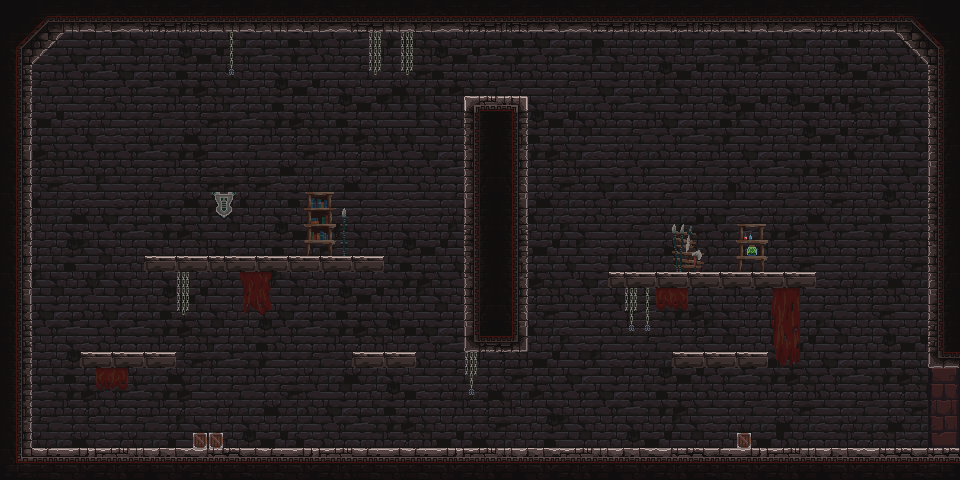

The image is a tile-based game level rendered from a .tmx file. Its description and source (layers, tilesets, objects; grid data summarised) follow:
An orthogonal 60x30 tile map with 16x16 px tiles, 5 tile layers (backbackground, background, main, decor, ...), 3 tilesets.

<map version="1.4" tiledversion="1.4.3" orientation="orthogonal" renderorder="right-down" width="60" height="30" tilewidth="16" tileheight="16" infinite="0" nextlayerid="6" nextobjectid="1">
 <tileset firstgid="1" source="tsx/main_lev_build.tsx" />
 <tileset firstgid="10241" source="tsx/background4a.tsx" />
 <tileset firstgid="12041" source="tsx/other_and_decorative.tsx" />
 <layer id="1" name="backbackground" width="60" height="30">
  <data>[1800 cells, 0 non-empty, 0 distinct tile ids]</data>
 </layer>
 <layer id="2" name="background" width="60" height="30">
  <data>[1800 cells, 1800 non-empty, 49 distinct tile ids]</data>
 </layer>
 <layer id="3" name="main" width="60" height="30">
  <data>[1800 cells, 1800 non-empty, 123 distinct tile ids]</data>
 </layer>
 <layer id="4" name="decor" width="60" height="30">
  <data>[1800 cells, 78 non-empty, 62 distinct tile ids]</data>
 </layer>
 <layer id="5" name="closedroom" width="60" height="30">
  <data>[1800 cells, 1785 non-empty, 11 distinct tile ids]</data>
 </layer>
</map>
